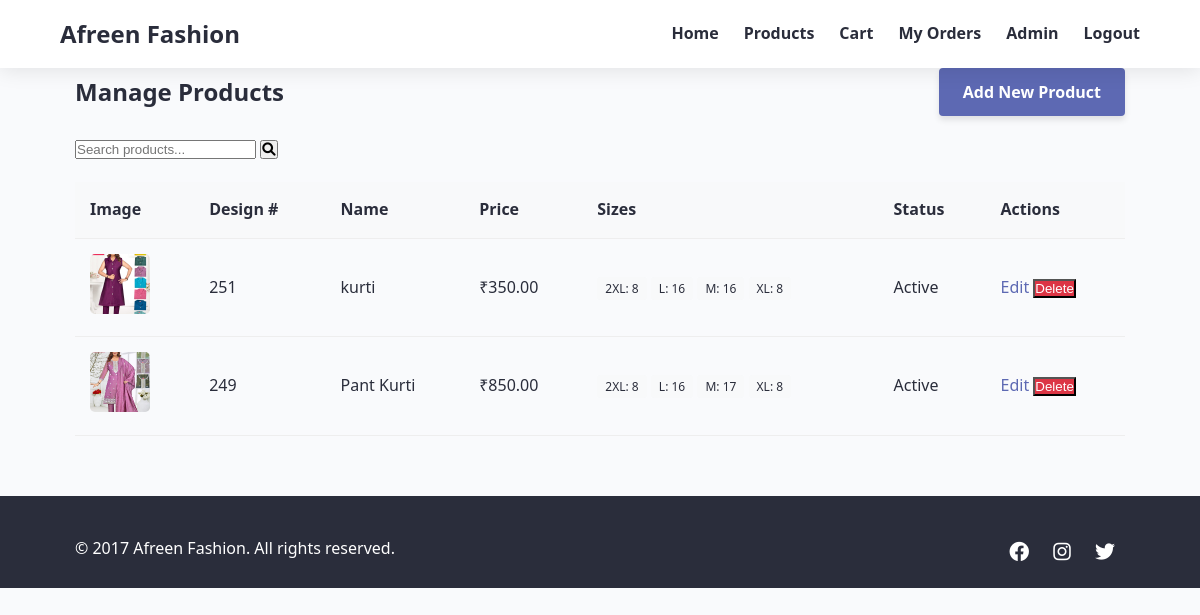
/admin/products (signed in), run on the app's committed database.
### tables this page shows
CREATE TABLE products (
        id INTEGER PRIMARY KEY AUTOINCREMENT,
        design_number TEXT UNIQUE NOT NULL,
        name TEXT NOT NULL,
        description TEXT,
        price REAL NOT NULL,
        image_path TEXT,
        created_at TIMESTAMP DEFAULT CURRENT_TIMESTAMP,
        is_active BOOLEAN DEFAULT TRUE
    );

CREATE TABLE product_sizes (
        id INTEGER PRIMARY KEY AUTOINCREMENT,
        product_id INTEGER NOT NULL,
        size TEXT NOT NULL,
        quantity INTEGER NOT NULL,
        FOREIGN KEY (product_id) REFERENCES products (id),
        UNIQUE(product_id, size)
    );

### app.py (the view)
@app.route('/admin/products')
@admin_required
def admin_products():
    search = request.args.get('search', '')
    conn = get_db_connection()
    query = 'SELECT * FROM products WHERE 1=1'
    params = []
    if search:
        query += ' AND (name LIKE ? OR design_number LIKE ?)'
        params.extend([f'%{search}%', f'%{search}%'])
    query += ' ORDER BY created_at DESC'
    products = conn.execute(query, params).fetchall()
    products_list = []
    for product in products:
        product_dict = dict(product)
        sizes = conn.execute('''
            SELECT size, quantity FROM product_sizes WHERE product_id = ?
        ''', (product['id'],)).fetchall()
        product_dict['sizes'] = sizes
        products_list.append(product_dict)
    conn.close()
    return render_template('admin/inventory.html', products=products_list, search=search)

### app.py (called while the page is built)
def get_db_connection():
    conn = sqlite3.connect('afreen_fashion.db')
    conn.row_factory = sqlite3.Row
    return conn

def admin_required(f):
    @wraps(f)
    def decorated_function(*args, **kwargs):
        if 'user_id' not in session:
            flash('Please log in to access this page.', 'danger')
            return redirect(url_for('login'))
        conn = get_db_connection()
        user = conn.execute('SELECT is_admin FROM users WHERE id = ?', (session['user_id'],)).fetchone()
        conn.close()
        if not user or not user['is_admin']:
            flash('You do not have permission to access this page.', 'danger')
            return redirect(url_for('index'))
        return f(*args, **kwargs)
    return decorated_function

### templates/admin/inventory.html (shortened to what this page needs)
{% extends "base.html" %}
{% block content %}
<section class="admin-products">
    <div class="admin-header">
        <h1>Manage Products</h1>
        <a href="{{ url_for('add_product') }}" class="btn">Add New Product</a>
    </div>
    <form class="search-form" action="{{ url_for('admin_products') }}" method="GET">
        <input type="text" name="search" placeholder="Search products..." value="{{ search }}">
        <button type="submit"><i class="fas fa-search"></i></button>
    </form>
    {% if products %}
    <table class="admin-table">
        <thead>
            <tr>
                <th>Image</th>
                <th>Design #</th>
                <th>Name</th>
                <th>Price</th>
                <th>Sizes</th>
                <th>Status</th>
                <th>Actions</th>
            </tr>
        </thead>
        <tbody>
            {% for product in products %}
            <tr>
                <td>
                    {% if product['image_path'] %}
                        <img src="{{ url_for('static', filename=product['image_path']) }}" alt="{{ product['name'] }}" class="product-thumb">
                    {% else %}
                        <img src="{{ url_for('static', filename='images/placeholder.jpg') }}" alt="Placeholder" class="product-thumb">
                    {% endif %}
                </td>
                <td>{{ product['design_number'] }}</td>
                <td>{{ product['name'] }}</td>
                <td>₹{{ "%.2f"|format(product['price']) }}</td>
                <td>
                    {% for size in product['sizes'] %}
                        <span class="size-tag">{{ size['size'] }}: {{ size['quantity'] }}</span>
                    {% endfor %}
                </td>
                <td>
                    {% if product['is_active'] %}
                        <span class="status-active">Active</span>
                    {% else %}
                        <span class="status-inactive">Inactive</span>
                    {% endif %}
                </td>
                <td>
                    <a href="{{ url_for('edit_product', product_id=product['id']) }}" class="btn-small">Edit</a>
                    <form action="{{ url_for('delete_product', product_id=product['id']) }}" method="POST" class="inline-form">
                        <button type="submit" class="btn-small btn-danger" onclick="return confirm('Are you sure you want to delete this product?')">Delete</button>
                    </form>
                </td>
            </tr>
            {% endfor %}
        </tbody>
    </table>
    {% else %}
    <div class="no-results">
        <p>No products found.</p>
    </div>
    {% endif %}
</section>
{% endblock %}

### static/css/style.css (style rules this page uses)
:root { --primary-color: #5d69b3; --secondary-color: #4ecdc4; --dark-color: #2a2d3b; --light-color: #f9fafc; --accent-color: #ff6b6b; --gray-color: #6c757d; --light-gray: #f8f9fa; --success-color: #28a745; --danger-color: #dc3545; --warning-color: #ffc107; --info-color: #17a2b8; --nav-bg: rgba(255, 255, 255, 0.95); }
* { margin: 0; padding: 0; box-sizing: border-box; }
body { font-family: 'Segoe UI', Tahoma, Geneva, Verdana, sans-serif; line-height: 1.6; color: var(--dark-color); background-color: var(--light-color); }
a { text-decoration: none; color: var(--primary-color); }
.btn { position: relative; overflow: hidden; transition: all 0.4s ease; background-color: var(--primary-color); color: white; border: none; border-radius: 4px; padding: 12px 24px; font-weight: 600; cursor: pointer; display: inline-block; text-align: center; font-size: 16px; line-height: 1.5; text-decoration: none; box-shadow: 0 4px 6px rgba(0, 0, 0, 0.1); }
.btn-danger { background-color: var(--danger-color); color: white; }
.btn::after { content: ''; position: absolute; top: 50%; left: 50%; width: 5px; height: 5px; background: rgba(255, 255, 255, 0.5); opacity: 0; border-radius: 100%; transform: scale(1, 1) translate(-50%); transform-origin: 50% 50%; }
.size-tag { background-color: var(--light-gray); padding: 3px 8px; border-radius: 3px; font-size: 12px; }
.admin-header { display: flex; justify-content: space-between; align-items: center; margin-bottom: 20px; }
.admin-table { width: 100%; border-collapse: collapse; margin-top: 20px; }
.admin-table th, .admin-table td { padding: 15px; text-align: left; border-bottom: 1px solid #eee; }
.admin-table th { background-color: var(--light-gray); }
.product-thumb { width: 60px; height: 60px; object-fit: cover; border-radius: 5px; }
.inline-form { display: inline; }

### data on the page
products: image_path (picture), design_number "251", name "kurti", price "350.00", is_active "Active"
product_sizes: size "2XL", quantity "8"
product_sizes: size "L", quantity "16"
product_sizes: size "M", quantity "16"
product_sizes: size "XL", quantity "8"
products: image_path (picture), design_number "249", name "Pant Kurti", price "850.00", is_active "Active"
product_sizes: size "2XL", quantity "8"
product_sizes: size "L", quantity "16"
product_sizes: size "M", quantity "17"
product_sizes: size "XL", quantity "8"
